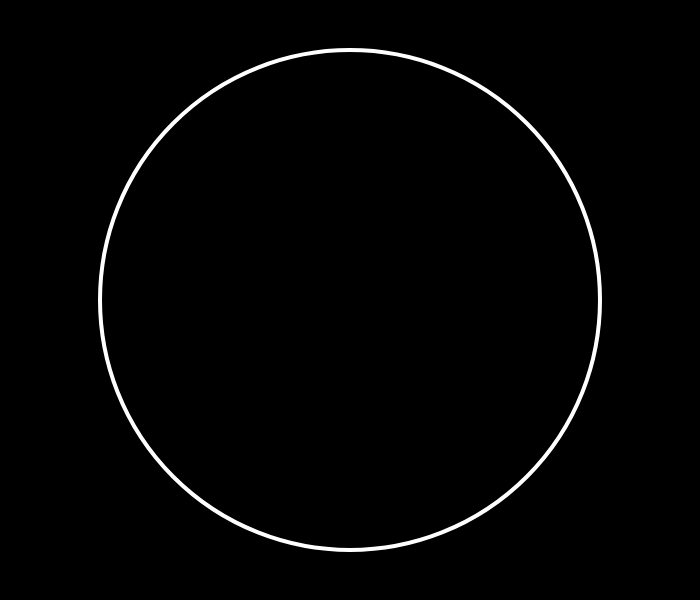
Frame 1 (no input)
Frame 60 (no input): identical to frame 1, image omitted
Frame 120 (the mouse pressed at the canvas centre since frame 60): identical to frame 1, image omitted

The p5.js sketch that drew this single still picture (run headless with seeded random() and noise() and a simulated clock; from frame 60 on, the mouse is pressed at the canvas centre):

// p5.js sketch
// ── sketch.js

function setup() {
  createCanvas(700, 600);

}

function draw() {
  background(0);
  
  // print("Hello World"). Delete this to beigin sketching! 
  stroke(255)
  strokeWeight(4)
  noFill()
  circle(350, 300, 500)

}



// ── main.css
*{
    padding: 0; 
    margin: 0;
    box-sizing: border-box;
}

body, html{
    display: flex;
    height: 100vh;
    width: auto;
    flex-flow: column;
    align-items: center;
    justify-content: flex-start;
}

header, footer{
    display: flex;
    height: 10vh;
    justify-content: flex-end;
    align-items: center;
    width: 100%;
}

header > h2 {
    font-size: 3em;
}

footer > p {
    font-size: 16px;
}
